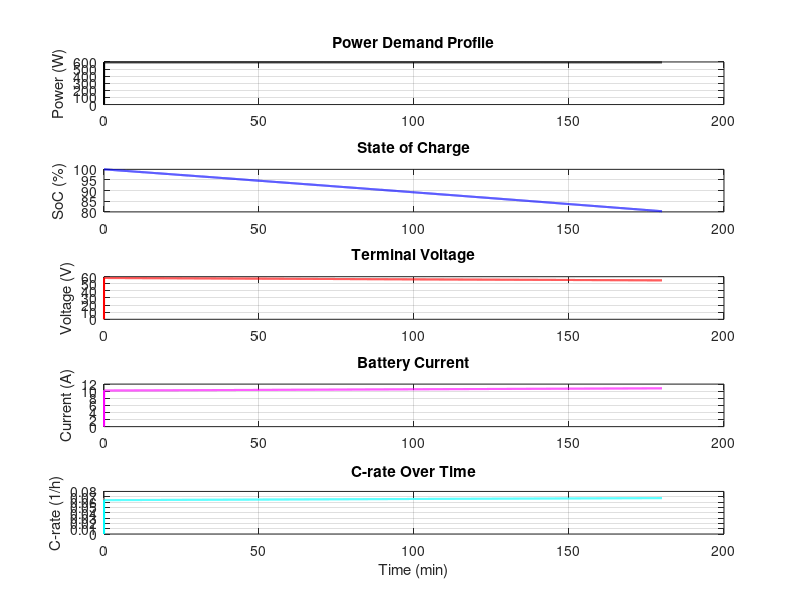

This figure's MATLAB source:
clc;
clear;

%% ================================================================
% ECO-WORTHY LiFePO4 Battery Technical Specifications and Features
% ================================================================
%
% Características principais:
% - Ideal para sistemas solares 24V off-grid e instalações em interiores ou exteriores
% - Células LiFePO4 de grau A com mais de 4000 ciclos de vida útil
% - Mantém até 80% da capacidade após 4000 ciclos profundos
% - BMS integrado com proteção contra sobrecarga, descarga, curto-circuito, sobrecorrente e alta temperatura
% - Suporta ligação em paralelo para aumento de capacidade
% - Recarga rápida: até 80% em 3 a 4 horas
% - Peso reduzido (1/3 do peso de baterias de chumbo-ácido) para facilitar transporte e instalação
% - Compatível com autocaravanas, embarcações, carrinhos de golfe, sistemas solares e alimentação de emergência
%
% Especificações técnicas:
% - Capacidade da bateria:          100 Ah
% - Energia total:                  2560 Wh
% - Tensão nominal:                 25.6 V
% - Tensão máxima de carga:         29.2 V
% - Corrente máx. de carga:         100 A ±5 A
% - Corrente máx. de descarga:      100 A ±5 A
% - Temperatura de funcionamento:   -20 a 55 °C
% - Ciclos de carga:                >4000 ciclos (a 80% capacidade residual)
% - Sistema de gestão:              BMS integrado com autoequilíbrio de células
% - Tipo de rosca dos terminais:    M8
% - Dimensões:                      36.5 × 18.8 × 27.2 cm
% - Peso:                           20.3 kg
%
% ================================================================

%% Time Parameters
dt = 1;                        % Time step [s]
t_end = 3 * 3600;              % Total simulation time: 3 hours [s]
t = 0:dt:t_end;

%% Power Profile (Constant)
base_power = 540.7 + 0.1 * 540.7;   % Base power in Watts
power_profile = base_power * ones(size(t));

%% Battery Pack Configuration (ECO-Worthy LiFePO4)
cell_voltage = 25.6;               % Nominal voltage per battery pack [V]
cell_capacity = 100;               % Ah
usable_capacity_Ah = cell_capacity * 0.8;  % 80% DoD

num_series = 2;                    % 2 in series
num_parallel = 2;                  % 2 in parallel

pack_voltage_nom = cell_voltage * num_series;          
pack_capacity_Ah = usable_capacity_Ah * num_parallel;
Q_total = pack_capacity_Ah * 3600;                      % [Coulombs]

% --- Print Battery Pack Specifications ---
fprintf('\n==== BATTERY PACK SPECIFICATIONS ====\n');
fprintf('Battery chemistry     : LiFePO₄\n');
fprintf('Battery model         : ECO-WORTHY 25.6V 100Ah\n');
fprintf('Nominal voltage       : %.1f V\n', pack_voltage_nom);
fprintf('Nominal capacity      : %.0f Ah\n', cell_capacity);
fprintf('Usable capacity       : %.0f Ah (80%% DoD)\n', pack_capacity_Ah);
fprintf('Pack energy (nominal) : %.0f Wh\n', pack_capacity_Ah * pack_voltage_nom);
fprintf('Total charge capacity : %.0f Coulombs\n', Q_total);

%% Battery Model Parameters
R0 = 0.015;                   % Internal resistance [Ohm]
R1 = 0.004;                   % RC branch resistance [Ohm]
C1 = 1500;                    % Capacitance [F]
voc_min = 22 * num_series;    % Cutoff voltage [V]

% --- Print Electrical Model Parameters ---
fprintf('\n---- ELECTRICAL MODEL PARAMETERS ----\n');
fprintf('Internal resistance R0: %.4f Ohm\n', R0);
fprintf('RC resistance R1      : %.4f Ohm\n', R1);
fprintf('RC capacitance C1     : %.0f F\n', C1);
fprintf('Voltage cutoff (min)  : %.1f V\n', voc_min);
fprintf('=====================================\n\n');

%% Energy Density and Mass Estimation
energy_density_Wh_per_kg = 126;  % [Wh/kg] from datasheet
pack_energy_Wh = 2560;           % Per module
battery_mass_kg = pack_energy_Wh / energy_density_Wh_per_kg;

fprintf('\n==== MASS ESTIMATION ====\n');
fprintf('Total energy stored per module   : %.1f Wh\n', pack_energy_Wh);
fprintf('Energy density                   : %.1f Wh/kg\n', energy_density_Wh_per_kg);
fprintf('Estimated battery mass (1 module): %.1f kg\n', battery_mass_kg);
fprintf('Estimated total battery mass     : %.1f kg\n', battery_mass_kg * num_series * num_parallel);
fprintf('=====================================\n\n');

%% Preallocate
soc = ones(size(t));
current = zeros(size(t));
voltage = zeros(size(t));
V_RC = zeros(size(t));
V_oc = zeros(size(t));
c_rate = zeros(size(t));
power_applied = zeros(size(t));

%% V_oc vs SoC Model (LiFePO4 curve)
soc_points = linspace(0, 1, 11);
voc_points = [22.0 24.0 25.0 25.5 25.9 26.2 26.5 26.9 27.5 28.3 29.2] * num_series; % [V]
V_ocv_lookup = @(soc_val) interp1(soc_points, voc_points, soc_val, 'linear', 'extrap');

%% Simulation Loop
for k = 2:length(t)
    V_oc(k) = V_ocv_lookup(soc(k-1));

    % Check SoC and voltage limits
    if soc(k-1) <= 0.1 || voltage(k-1) <= voc_min
        power = 0;
    else
        power = power_profile(k);
    end

    power_applied(k) = power;

    % Calculate current
    I = power / max(V_oc(k), 1e-3);
    % Enforce maximum discharge current
    if I / num_parallel > 100
        I = 100 * num_parallel;
        power = I * V_oc(k);
    end
    dV_RC = (-V_RC(k-1) + I * R1) / (R1 * C1) * dt;
    V_RC(k) = V_RC(k-1) + dV_RC;

    V_terminal = V_oc(k) - I * R0 - V_RC(k);

    if V_terminal < voc_min
        V_terminal = voc_min;
        I = 0;
        power_applied(k) = 0;
    end

    % Update SoC
    dQ = I * dt;
    Q_used = (1 - soc(k-1)) * Q_total + dQ;
    soc(k) = max(0, 1 - Q_used / Q_total);

    % Save outputs
    current(k) = I;
    voltage(k) = V_terminal;
    c_rate(k) = current(k) / pack_capacity_Ah;
end

%% Plot Results
figure;

subplot(5,1,1);
plot(t/60, power_applied, 'k', 'LineWidth', 1.5);
ylabel('Power (W)');
title('Power Demand Profile'); grid on;

subplot(5,1,2);
plot(t/60, soc*100, 'b', 'LineWidth', 1.5);
ylabel('SoC (%)');
title('State of Charge'); grid on;

subplot(5,1,3);
plot(t/60, voltage, 'r', 'LineWidth', 1.5);
ylabel('Voltage (V)');
title('Terminal Voltage'); grid on;

subplot(5,1,4);
plot(t/60, current, 'm', 'LineWidth', 1.5);
ylabel('Current (A)');
title('Battery Current'); grid on;

subplot(5,1,5);
plot(t/60, c_rate, 'c', 'LineWidth', 1.5);
xlabel('Time (min)');
ylabel('C-rate (1/h)');
title('C-rate Over Time'); grid on;

%% Save Power Profile
power_signal.time = t';
power_signal.signals.values = power_profile';
power_signal.signals.dimensions = 1;
save('power_profile.mat', 'power_signal');

